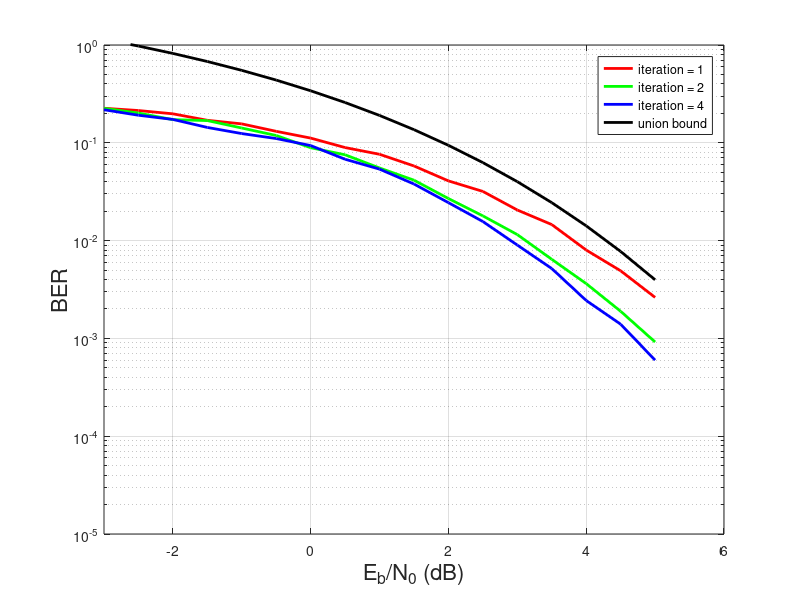

Here is the MATLAB script that generated this plot:
clc,clear,close all
load data2_ite1
ber_a(1,:) = ber;
save data ber_a;
clear

load data2_ite2
load data
ber_a(2,:) = ber;
save data ber_a
clear

load data2_ite4
load data
ber_a(3,:) = ber;
clear ber
save data

ebn0_range = 10.^(ebn0db / 10.0);
Pe_bound = 7*qfunc(sqrt(2*ebn0_range*3*4/7)) + 7*qfunc(sqrt(2*ebn0_range*4*4/7)) + qfunc(sqrt(2*ebn0_range*7*4/7));

semilogy(ebn0db, ber_a(1,:), 'r','LineWidth',2); hold on;
semilogy(ebn0db, ber_a(2,:), 'g','LineWidth',2); hold on;
semilogy(ebn0db, ber_a(3,:), 'b','LineWidth',2); hold on;
semilogy(ebn0db, Pe_bound, 'k','LineWidth',2); hold on;
axis([-3 6 1e-5 1])
grid on
xlabel('E_b/N_0 (dB)','FontSize',16)
ylabel('BER','FontSize',16)
legend('iteration = 1', 'iteration = 2', 'iteration = 4', 'union bound');